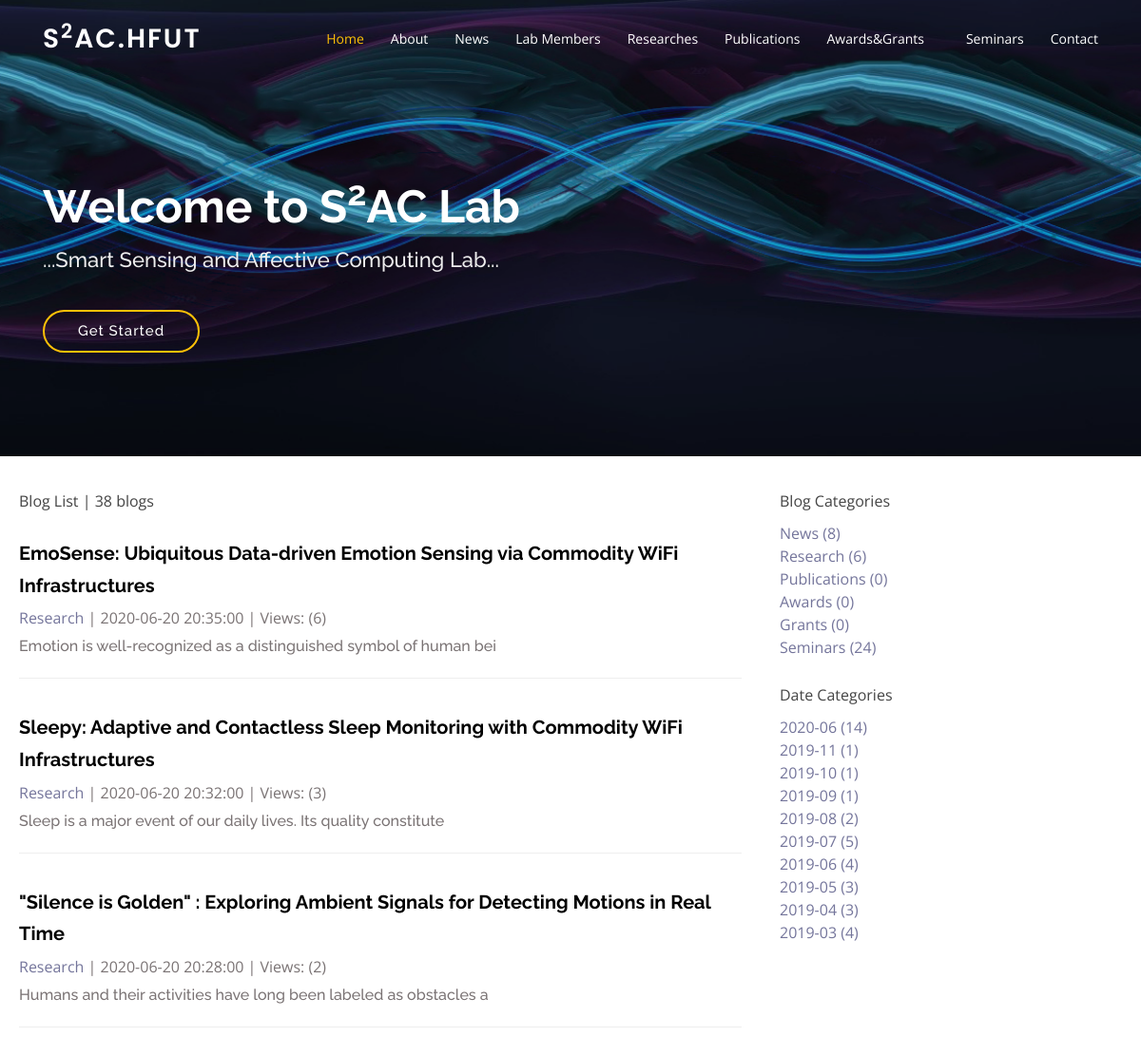
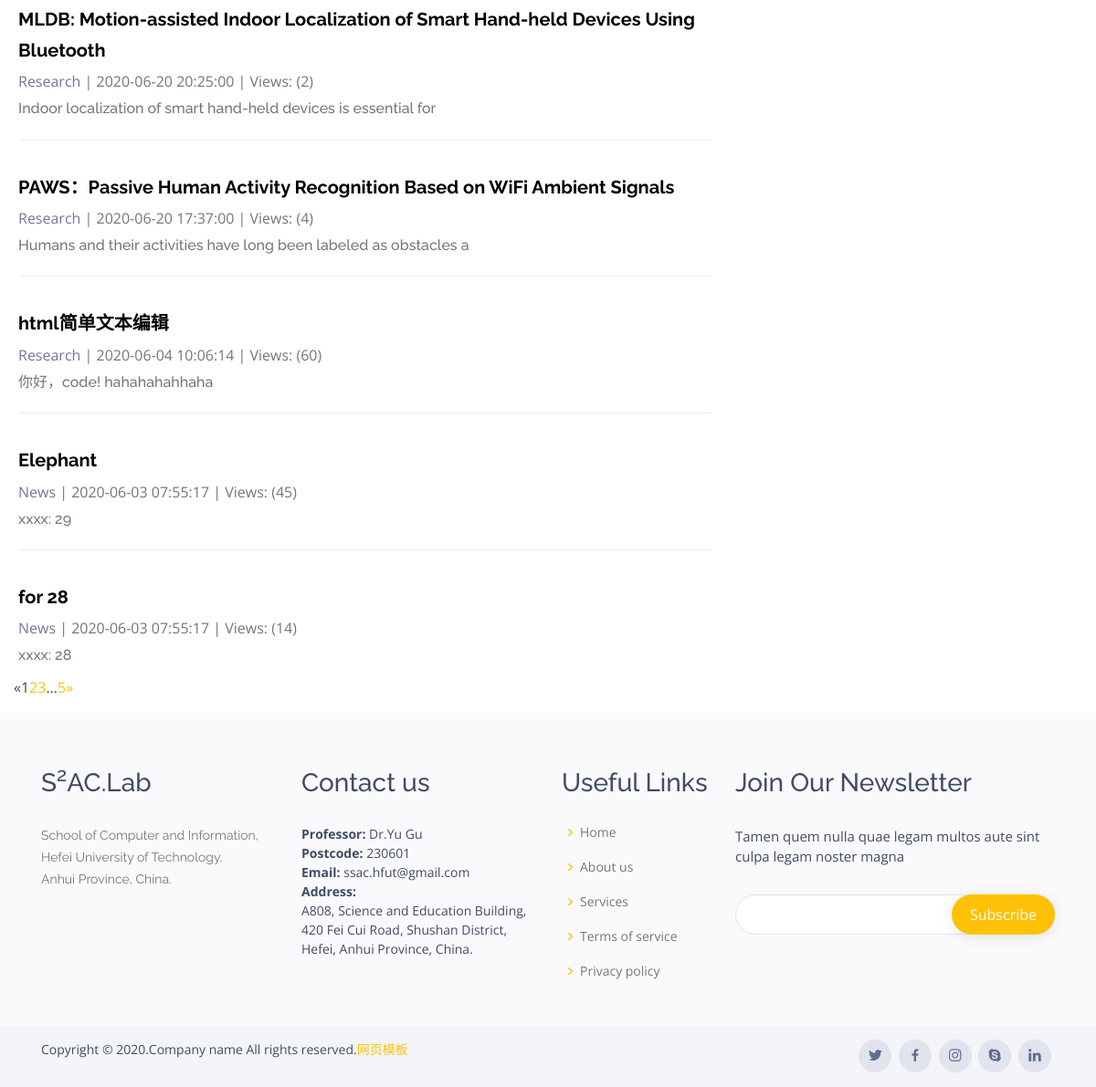
The app's page /article/ with its own data (2 pictures, top to bottom).
### s2aclab/models.py (models this page shows, shortened)
class Articles(models.Model, ReadNumExpandMethod):
    title = models.CharField(max_length=100)
    article_type = models.ForeignKey(ArticleType,on_delete=models.DO_NOTHING,related_name='art_art')
    content = RichTextUploadingField(config_name='upload_ckeditor')
    author = models.ForeignKey(User, on_delete=models.DO_NOTHING)
    created_time = models.DateTimeField(auto_now_add=False)
    last_updated_time = models.DateTimeField(auto_now=True)
    read_details = GenericRelation(ReadDetails)  # content_object = GenericForeignKey('content_type', 'object_id')
    class Meta: # 排序
        ordering = ['-created_time']

class ArticleType(models.Model):
    type_name = models.CharField(max_length=20)
    def __str__(self):
        return self.type_name

### read_statistics/models.py (models this page shows)
class ReadNum(models.Model):
    read_num = models.IntegerField(default=0)
    content_type = models.ForeignKey(ContentType, on_delete=models.DO_NOTHING)
    object_id = models.PositiveIntegerField()
    content_object = GenericForeignKey('content_type', 'object_id')

### s2aclab/views.py (the view)
# urls.py: path('', views.articles_list, name='articles_list'),
def articles_list(request):
    articles_all_list = Articles.objects.all()
    context = get_all_common_data(request, articles_all_list)
    return render(request, 'articles_list.html', context)

### read_statistics/models.py (called while the page is built)
    def get_read_num(self):
        try:
            ct = ContentType.objects.get_for_model(self)
            readnum = ReadNum.objects.get(content_type=ct, object_id=self.pk)
            return readnum.read_num
        except exceptions.ObjectDoesNotExist as e:
            return 0

### s2aclab/views.py (called while the page is built)
def get_categories_count():
    article_dates = Articles.objects.dates('created_time', 'month', order = 'DESC')
    article_dates_dict = dict()
    for date in article_dates:
        article_dates_dict[date] = Articles.objects.filter(created_time__year=date.year,
                                                            created_time__month=date.month).count()
    return article_dates_dict

### s2aclab/templates/articles_list.html (shortened to what this page needs)
{% extends 'base.html' %}
{% load static %}
{% block header_extends %}
    <link rel="stylesheet" href="{% static 's2aclab/article_type.css' %}">
{% endblock %}
{% block content %}
<section id="hero-other" class="d-flex align-items-center justify-content-center" >
    <div class="container position-relative">
        <h1>Welcome to S<sup>2</sup>AC Lab</h1>
        <h2>...Smart Sensing and Affective Computing Lab...</h2>
        <a href="#article-list-section" class="btn-get-started scrollto">Get Started</a>
    </div>
</section>
<section id="article-list-section">
    <div class="container-fluid">
        <div class="row">
            <div class="col-xs-12 col-sm-6 col-md-8">
                <div class="panel panel-default">
                    <div class="panel-heading">
                        {% block article_list_title %}Blog List | {{ page_of_articles.paginator.count }} blogs{% endblock %}
                    </div>
                    <div class="panel-body">
                        {% for article in page_of_articles.object_list %}
                            <div class="article">
                                <h3 id="title"><a href="{% url 'article_details' article.pk %}">{{ article.title }}</a></h3>
                                <p class="article_info">
                                    <a href="{% url 'article_with_type' article.article_type.pk %}">{{article.article_type}}</a>
                                    | {{ article.created_time| date:"Y-m-d H:i:s"}} | Views: ({{ article.get_read_num }})
                                </p>
                                <h3 id='bd'>{{ article.content|striptags|truncatechars:65 }}</h3>
                            </div>
                        {% empty %}
                            <div class="article">
                                <h3>--No more--</h3>
                            </div>
                        {% endfor %}
                    </div>
                </div>
                <nav aria-label="Page navigation">
                    <ul class="pagination">
                        <li>
                            {% if page_of_articles.has_previous %}
                                <a href="?page={{ page_of_articles.previous_page_number }}" aria-label="Previous">
                                    <span aria-hidden="true">&laquo;</span>
                                </a>
                            {% else %}
                                <span aria-hidden="true">&laquo;</span>
                            {% endif %}
                        </li>
                        {% for page_index in page_range %}
                            {% if page_index == page_of_articles.number %}
                                <li class="active"><span>{{ page_index}}</span></li>
                            {% else %}
                                {% if page_index == '...' %}
                                    <li><span>{{page_index}}</span></li>
                                {% else %}
                                     <li><a href="?page={{ page_index }}">{{ page_index}}</a></li>
                                {% endif %}
                            {% endif %}
                        {% endfor %}
                        <li>
                            {% if page_of_articles.has_next %}
                            <a href="?page={{ page_of_articles.next_page_number }}" aria-label="Next">
                                <span aria-hidden="true">&raquo;</span>
                            </a>
                            {% else %}
                                <span aria-hidden="true">&raquo;</span>
                            {% endif %}
                        </li>
                    </ul>
                </nav>
            </div>
            <div class="col-xs-6 col-md-4">
                <div class="panel panel-default">
                    <div class="panel-heading">Blog Categories</div>
                    <div class="panel-body">
                        <ul class="article_type">
                            {% for type in article_types %}
                            <li>
                                <a href="{% url 'article_with_type' type.pk %}">
                                    {{ type.type_name }} ({{type.article_count}})
                                </a>
                            </li>
                            {% empty %}
                            <li></li>
                            {% endfor %}
                        </ul>
                    </div>
                </div>
                <div class="panel panel-default">
                    <div class="panel-heading">Date Categories</div>
                    <div class="panel-body">
                        <ul class="article_date">
                            {% for article_date,article_count in article_dates.items %}
                            <li>
                                <a href="{% url 'article_with_date' article_date.year article_date.month %}">
                                    {{ article_date| date:"Y-m" }} ({{article_count}})
                                </a>
                            </li>
                            {% empty %}
                            <li></li>
                            {% endfor %}
                        </ul>
                    </div>
                </div>
            </div>
        </div>
    </div>
</section>
{% endblock %}

### static/base.css (style rules this page uses)
* { margin: 0; padding: 0; }
body { margin:0; padding:0; }

### static/assets/css/style.css (style rules this page uses)
body { font-family: "Open Sans", sans-serif; color: #444444; }
a { color: #ffc107; }
h1, h2, h3, h4, h5, h6 { font-family: "Raleway", sans-serif; }
#hero-other { width: 100%; height: 60vh; background: url("../img/wavetitle.png") top center; background-size: cover; position: relative; }
#hero-other:before { content: ""; background: rgba(8, 13, 17, 0.2); position: absolute; bottom: 0; top: 0; left: 0; right: 0; }
#hero-other .container { text-align: left; padding-top: 50px; }
#hero-other h1 { margin: 0; font-size: 48px; font-weight: 700; line-height: 56px; color: #fff; }
#hero-other h2 { color: #eee; margin: 15px 0 0 0; font-size: 22px; }
#hero-other .btn-get-started { font-family: "Raleway", sans-serif; font-weight: 500; font-size: 15px; letter-spacing: 1px; display: inline-block; padding: 9px 35px; border-radius: 50px; transition: 0.5s; margin-top: 40px; border: 2px solid #ffc107; color: #fff; }
section { padding-top: 30px; }

### s2aclab/static/s2aclab/article_type.css (style rules this page uses)
ul.article_type { list-style-type: none; }
ul.article_type li a { color:#74759b; }
ul.article_date { list-style-type: none; }
ul.article_date li a { color:#74759b; }
div.article:not(:last-child) { margin-bottom: 2em; padding-bottom: 1em; border-bottom: 1px solid #eeeeee; }
div.article h3 { margin-top: 0.5em; }
div.article h3 a { font-size: 20px; font-weight: bold; color: #000000; }
#bd { font-size: 16px; color:#7a7374; }
p.article_info a { color:#74759b; }
p.article_info { color:#7a7374; margin-bottom: 0; }
div.panel-heading { padding: 5px 5px; }
.panel-body { padding: 5px; }

### records on screen
Articles: title "EmoSense: Ubiquitous Data-driven Emotion Sensing via Commodity WiFi Infrastructures", article_type "Research", created_time "2020-06-20 20:35:00", get_read_num "6", content "Emotion is well-recognized as a distinguished symbol of human bei"
Articles: title "Sleepy: Adaptive and Contactless Sleep Monitoring with Commodity WiFi Infrastructures", article_type "Research", created_time "2020-06-20 20:32:00", get_read_num "3", content "Sleep is a major event of our daily lives. Its quality constitute"
Articles: title "\"Silence is Golden\" : Exploring Ambient Signals for Detecting Motions in Real Time", article_type "Research", created_time "2020-06-20 20:28:00", get_read_num "2", content "Humans and their activities have long been labeled as obstacles a"
Articles: title "MLDB: Motion-assisted Indoor Localization of Smart Hand-held Devices Using Bluetooth", article_type "Research", created_time "2020-06-20 20:25:00", get_read_num "2", content "Indoor localization of smart hand-held devices is essential for"
Articles: title "PAWS：Passive Human Activity Recognition Based on WiFi Ambient Signals", article_type "Research", created_time "2020-06-20 17:37:00", get_read_num "4", content "Humans and their activities have long been labeled as obstacles a"
Articles: title "html简单文本编辑", article_type "Research", created_time "2020-06-04 10:06:14", get_read_num "60", content "你好，code! hahahahahhaha"
Articles: title "Elephant", article_type "News", created_time "2020-06-03 07:55:17", get_read_num "45", content "xxxx: 29"
Articles: title "for 28", article_type "News", created_time "2020-06-03 07:55:17", get_read_num "14", content "xxxx: 28"
ArticleType: type_name "News", article_count "8"
ArticleType: type_name "Research", article_count "6"
ArticleType: type_name "Publications", article_count "0"
ArticleType: type_name "Awards", article_count "0"
ArticleType: type_name "Grants", article_count "0"
ArticleType: type_name "Seminars", article_count "24"

### other values on screen
{{ page_of_articles.paginator.count }} "38"
{{ page_index }} "1"
{{ page_index }} "2" "3" "5"
{{ page_index }} "..."
{{ article_date| date:"Y-m" }} "2020-06" "2019-11" "2019-10" "2019-09" "2019-08" "2019-07" "2019-06" "2019-05" "2019-04" "2019-03"
{{ article_count }} "14" "1" "1" "1" "2" "5" "4" "3" "3" "4"
